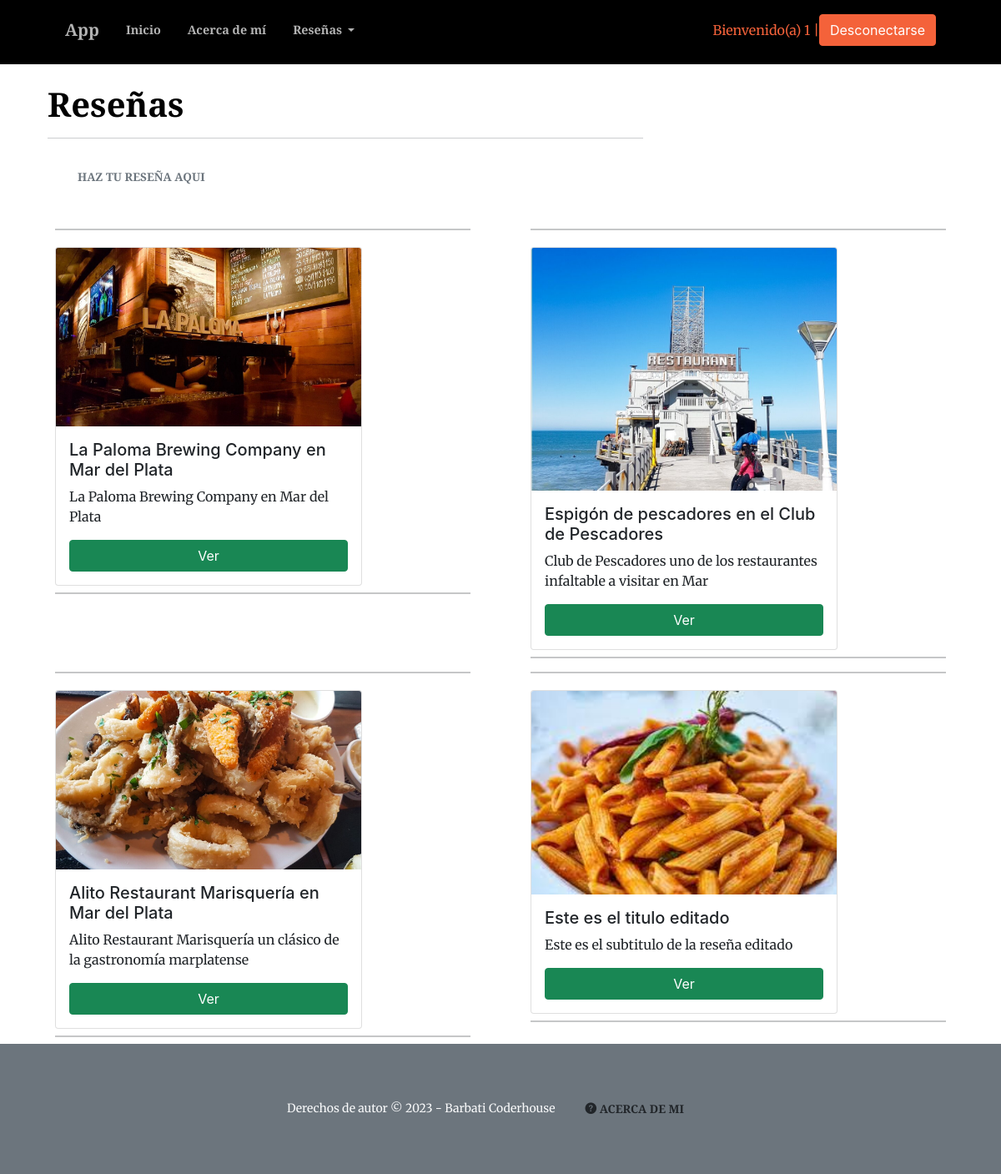
Page /Reseñas/list (signed in) on the committed database.
### Reseñas/models.py (models this page shows, shortened)
class Review(models.Model):
    titulo= models.CharField(max_length=70)
    subtitulo= models.CharField(max_length=70)
    cuerpo= RichTextUploadingField(null=True, blank=True)
    autor = models.ForeignKey(User, on_delete=models.CASCADE, auto_created=User)
    imagen_portada = models.ImageField(null= True, blank=True, default ="defaultimage.jpg")
    creado_at= models.DateTimeField(auto_now_add=True)
    id= models.UUIDField(default=uuid.uuid4, unique=True, primary_key=True, editable=False)

### Reseñas/views.py (called while the page is built)
@login_required(login_url="/login")
def list(request):
    reviews = Review.objects.all()
    context ={'reviews':reviews}
    return render(request,'Reseñas/Reseñas/list.html',context)

### Reseñas/templates/Reseñas/Reseñas/list.html (shortened to what this page needs)
{% extends "index.html" %}
{% load static %}
{% block contenidoQueCambia %}
<h2 class="text-black mt-0 mb-0" style="background-color: black;">.</h2>
<h2 class="text-black mt-0 mb-0" style="background-color: black;">.</h2>
<div class="container">
    <div class="col-lg-8 align-self-end">
        <br>
        <h1 class="text-black font-weight-bold">Reseñas</h1>
        <hr class="dropdown-menu-dark" />
        <a href="{% url 'Reviews' %}" class="btn btn-outline-secondary btn-xl">
            Haz Tu Reseña Aqui
        </a>
    </div>
    <br>
    <div class="row row-cols-auto">
    {% for review in reviews %}
    <div class="col-md">
        <hr class="dropdown-divider" />
        <div class="card" style="width: 23rem;">
            <img src="{{review.imagen_portada.url}}" class="card-img-top" alt="...">
            <div class="card-body">
                <h5 class="card-title">{{review.titulo}}</h5>
                <p class="card-text">{{review.subtitulo}}</p>
                <a href="{% url 'Detail' review.id %}" class="btn btn-success btn-block">Ver</a>
            </div>
        </div>
        <hr class="dropdown-divider" />
    </div>
    {% endfor %}
</div>
</div>
{% endblock %}

### templates/index.html (shortened to what this page needs)
<!DOCTYPE html>
<html lang="es">
    <head>
        {% load static %}
        <link href="https://cdn.jsdelivr.net/npm/bootstrap-icons@1.5.0/font/bootstrap-icons.css" rel="stylesheet" />
        <link href="https://cdnjs.cloudflare.com/ajax/libs/SimpleLightbox/2.1.0/simpleLightbox.min.css" rel="stylesheet" />
        <link rel="stylesheet" href="https://cdn.jsdelivr.net/npm/bootstrap@4.0.0/dist/css/bootstrap.min.css">
        <link href="{% static 'Reseñas/css/styles.css' %}" rel="stylesheet" />
    </head>
    <body id="page-top">
                <nav class="navbar navbar-expand-lg navbar-light fixed-top py-3" id="mainNav">
                    <div class="container px-4 px-lg-5">
                        <a class="navbar-brand" href="{% url 'Inicio' %}">App</a>
                        <div class="collapse navbar-collapse" id="navbarSupportedContent">
                            <ul class="navbar-nav mr-auto my-2 my-lg-0">
                                <li class="nav-item active">
                                <a class="nav-link" href="{% url 'Inicio' %}">Inicio <span class="sr-only">(current)</span></a>
                                </li>
                                <li class="nav-item active">
                                <a class="nav-link" href="{% url 'Biografia' %}">Acerca de mí<span class="sr-only">(current)</span></a>
                                </li>
                                <li class="nav-item dropdown">
                                <a class="nav-link dropdown-toggle" href="#" id="navbarDropdown" role="button" data-toggle="dropdown" aria-haspopup="true" aria-expanded="false">
                                    Reseñas
                                </a>
                                </li>
                            </ul>
                            {% if user.is_authenticated %}
                            <span  class= "text-primary">Bienvenido(a) {{user.username}} | </span>
                            <a class="btn btn-primary" href="/logout">Desconectarse</a>
                            {% else %}
                            <a class="btn btn-primary" href="/login">Iniciar Sesión</a>
                            {% endif %}
                            </div>
                        </div>
                </nav>
{% block contenidoQueCambia %}
{% endblock %}
        <footer class="bg-secondary py-5">
            <div class="container px-4 px-lg-5"><div class="small text-center text-light">Derechos de autor &copy; 2023 - Barbati Coderhouse<a href="{% url 'Biografia' %}" class="btn bi-question-circle-fill btn-xl">
                Acerca De Mi
            </a></div></div>
        </footer>
    </body>
</html>

### rows in the picture
Review: imagen_portada (picture), titulo "La Paloma Brewing Company en Mar del Plata", subtitulo "La Paloma Brewing Company en Mar del Plata"
Review: imagen_portada (picture), titulo "Espigón de pescadores en el Club de Pescadores", subtitulo "Club de Pescadores uno de los restaurantes infaltable a visitar en Mar"
Review: imagen_portada (picture), titulo "Alito Restaurant Marisquería en Mar del Plata", subtitulo "Alito Restaurant Marisquería un clásico de la gastronomía marplatense"
Review: imagen_portada (picture), titulo "Este es el titulo editado", subtitulo "Este es el subtitulo de la reseña editado"

### other values in the picture
{{ user.username }} "1"
